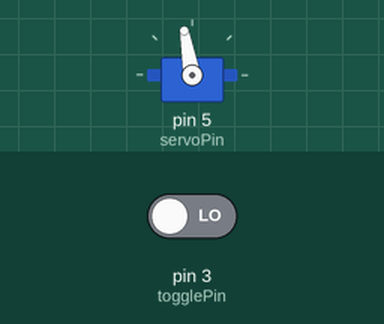
Recording of a sketch running on a simulated Arduino Uno, built with avr-gcc and run on an emulated ATmega328P. On the bench: servo. The test bench sets the inputs (shaded band); at power-on: pin 3 (togglePin) LOW.

Above: at 1.2 s.
1.3 s: pin 3 (togglePin) driven HIGH
At 2.2 s:
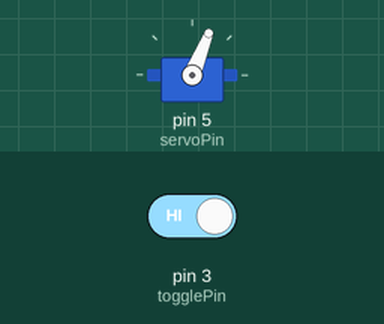
2.8 s: pin 3 (togglePin) driven LOW
At 3.3 s:
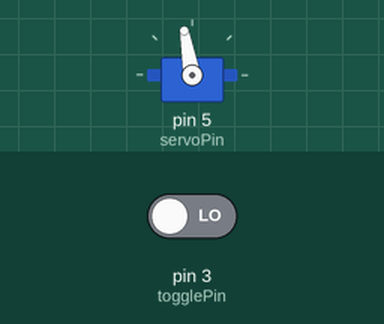
Timing chart, 0 to 5.8 s (numbered marks = the images above; inputs shaded):
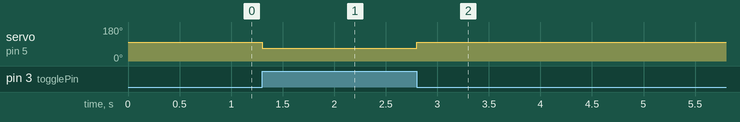

The sketch:

toggle_servo.ino
```cpp
#include <Servo.h>

const int servoPin = 5;
const int servoPause = 45;
const int togglePin = 3;

int pos1 = 100;
int pos2 = 68;

Servo toyServo;

void setup(){
  pinMode(togglePin, INPUT);
  Serial.begin(9600);
  toyServo.attach(servoPin);
  toyServo.write(pos1);
}

void loop(){
  int toggleVal = digitalRead(togglePin);
  if (toggleVal == HIGH){
    toyServo.write(pos2);
    }
  else if (toggleVal == LOW){
    toyServo.write(pos1);
    }
  delay(1);
}
```

Measured:
- after the input at 1.3 s, servo on pin 5 (servoPin): 100° → 68° at once
- after the input at 2.8 s, servo on pin 5 (servoPin): 68° → 100° at once
